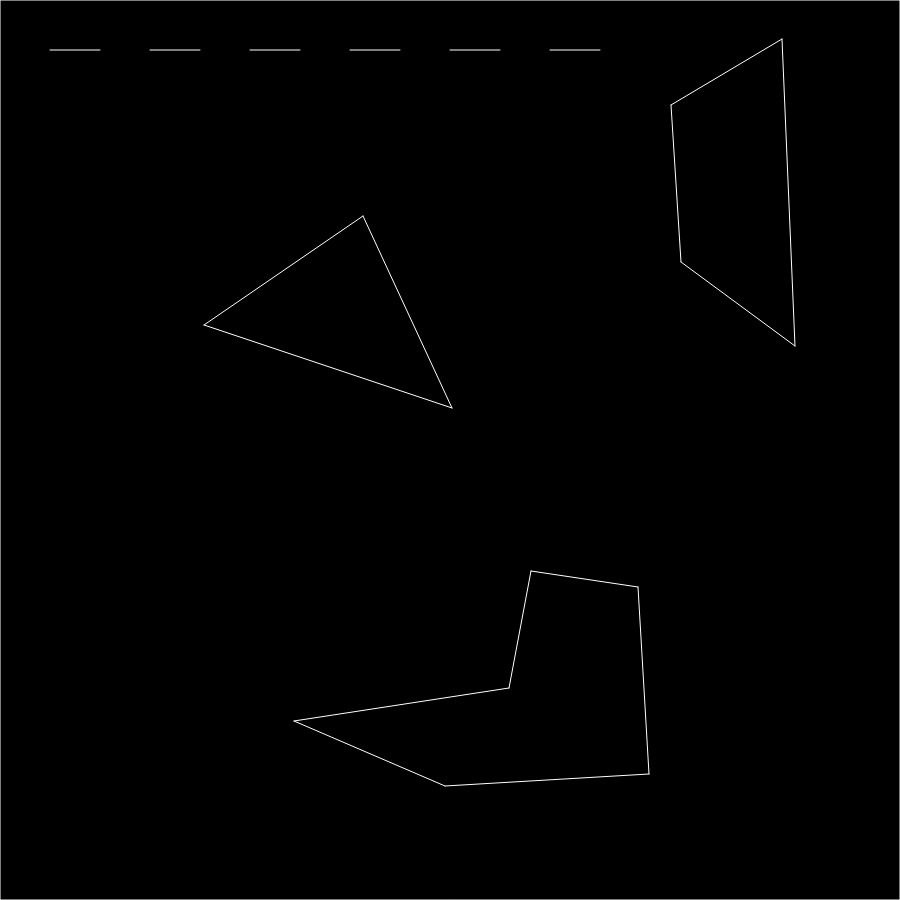
Frame 1 (no input)
Frame 60 (no input): identical to frame 1, image omitted
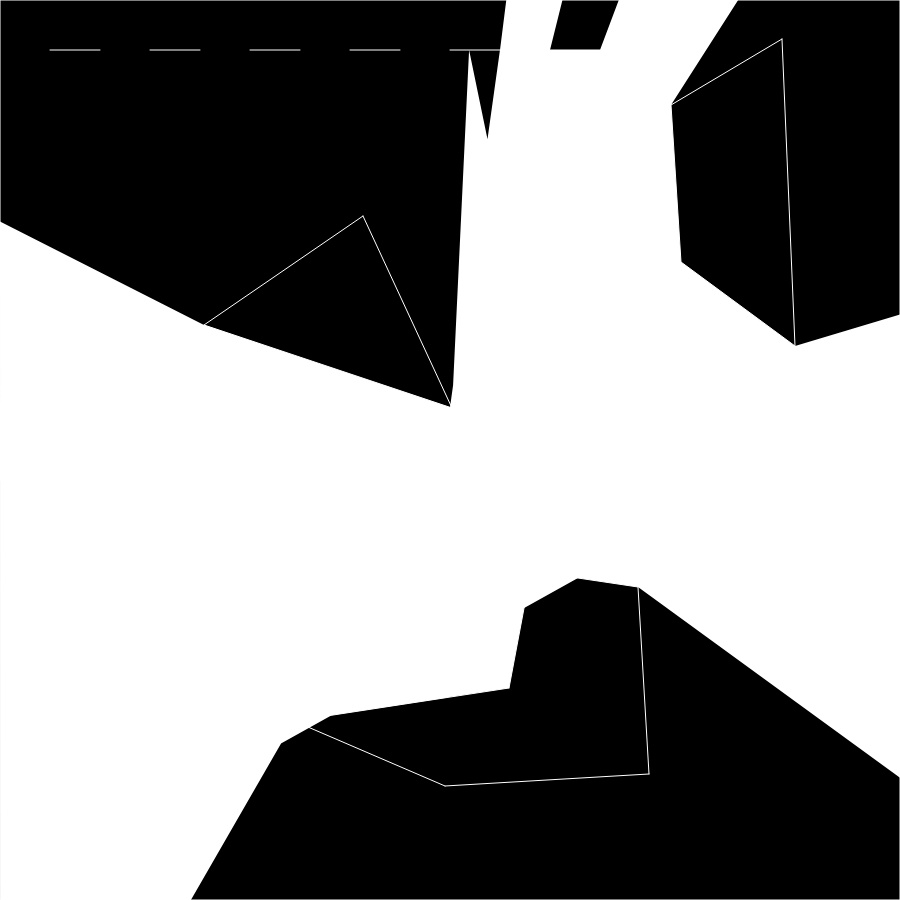
Frame 120 (the mouse pressed at the canvas centre since frame 60)

The p5.js sketch that drew these frames (run headless with seeded random() and noise() and a simulated clock; from frame 60 on, the mouse is pressed at the canvas centre):

// p5.js sketch
// ── sketch.js
let segments = [];

function setup() {
  createCanvas(900, 900);
  background(50);
  segments.push(new Segment(204, 325, 363, 216));
  segments.push(new Segment(363, 216, 452, 408));
  segments.push(new Segment(452, 408, 204, 325));

  segments.push(new Segment(294, 721, 509, 688));
  segments.push(new Segment(509, 688, 531, 571));
  segments.push(new Segment(531, 571, 638, 587));
  segments.push(new Segment(638, 587, 649, 774));
  segments.push(new Segment(649, 774, 445, 786));
  segments.push(new Segment(445, 786, 294, 721));

  segments.push(new Segment(671, 105, 681, 262));
  segments.push(new Segment(681, 262, 795, 346));
  segments.push(new Segment(795, 346, 782, 39));
  segments.push(new Segment(782, 39, 671, 105));

  segments.push(new Segment(0, 0, 900, 0));
  segments.push(new Segment(900, 0, 900, 900));
  segments.push(new Segment(900, 900, 0, 900));
  segments.push(new Segment(0, 900, 0, 0));

  segments.push(new Segment(50, 50, 100, 50));
  segments.push(new Segment(150, 50, 200, 50));
  segments.push(new Segment(250, 50, 300, 50));
  segments.push(new Segment(350, 50, 400, 50));
  segments.push(new Segment(450, 50, 500, 50));
  segments.push(new Segment(550, 50, 600, 50));
}

function ccw(p1, p2, p3) {
  return (p2.x - p1.x)*(p3.y - p1.y) - (p2.y - p1.y)*(p3.x - p1.x);
}

function cross2D(r1, r2) {
  return r1.x*r2.y - r1.y*r2.x;
}

function calculateLight(segs, mx, my) {
  if (mx < 0 || mx > width || my < 0 || my > height || (mx == 0 && my == 0)) {
    return [];
  }
  let rays = [];
  let m = createVector(mx, my);
  for (let i = 0; i < segs.length; i++) {
    let np = createVector(segs[i].x1, segs[i].y1);
    let d1 = p5.Vector.sub(np, m);
    let d2 = d1.copy().rotate(0.0001);
    let d3 = d1.copy().rotate(-0.0001);
    rays.push(d1);
    rays.push(d2);
    rays.push(d3);
  }
  for (let i = 0; i < segs.length; i++) {
    let np = createVector(segs[i].x2, segs[i].y2);
    let d1 = p5.Vector.sub(np, m);
    let d2 = d1.copy().rotate(0.0001);
    let d3 = d1.copy().rotate(-0.0001);
    rays.push(d1);
    rays.push(d2);
    rays.push(d3);
  }
  let zeroV = createVector(0, 0);
  rays.sort(function (a, b) {return ccw(zeroV, a, b);});

  let points = [];
  for (let i = 0; i < rays.length; i++) {
    let bestT = Infinity;
    for (let j = 0; j < segs.length; j++) {
      let inter = segs[j].rayIntersect(m, rays[i]);
      if (inter.v && inter.t > 0 && inter.u >= 0 && inter.u <= 1 && inter.t < bestT) {
        bestT = inter.t;
      }
    }
    points.push(p5.Vector.add(m, p5.Vector.mult(rays[i], bestT)));
  }

  return points;
}

function draw() {
  background(0);
  for (s of segments) {
    s.show();
  }
  let lightPoints = calculateLight(segments, mouseX, mouseY);
  if (lightPoints.length != 0) {
    push();
    noStroke();
    fill(255);
    beginShape();
    for (let i = 0; i < lightPoints.length; i++) {
      vertex(lightPoints[i].x, lightPoints[i].y);
    }
    endShape(CLOSE);
    pop();
  }
}

// ── segment.js
class Segment {
  constructor(x1_, y1_, x2_, y2_) {
    this.x1 = x1_;
    this.y1 = y1_;
    this.x2 = x2_;
    this.y2 = y2_;
  }

  show() {
    push();
    strokeWeight(1);
    stroke(255);
    line(this.x1, this.y1, this.x2, this.y2);
    pop();
  }

  rayIntersect(p, r) {
    let q = createVector(this.x1, this.y1);
    let s = createVector(this.x2-this.x1, this.y2-this.y1);
    if (cross2D(r, s) == 0) {
      return {v: false}; // maybe should pick entire line if co-linear...?
    }
    let t = cross2D(p5.Vector.sub(q, p), s) / cross2D(r, s);
    let u = cross2D(p5.Vector.sub(q, p), r) / cross2D(r, s);
    let poi = p5.Vector.add(p, p5.Vector.mult(r, t));
    return {v: true, t: t, u: u, x: poi.x, y: poi.y};
  }
}
